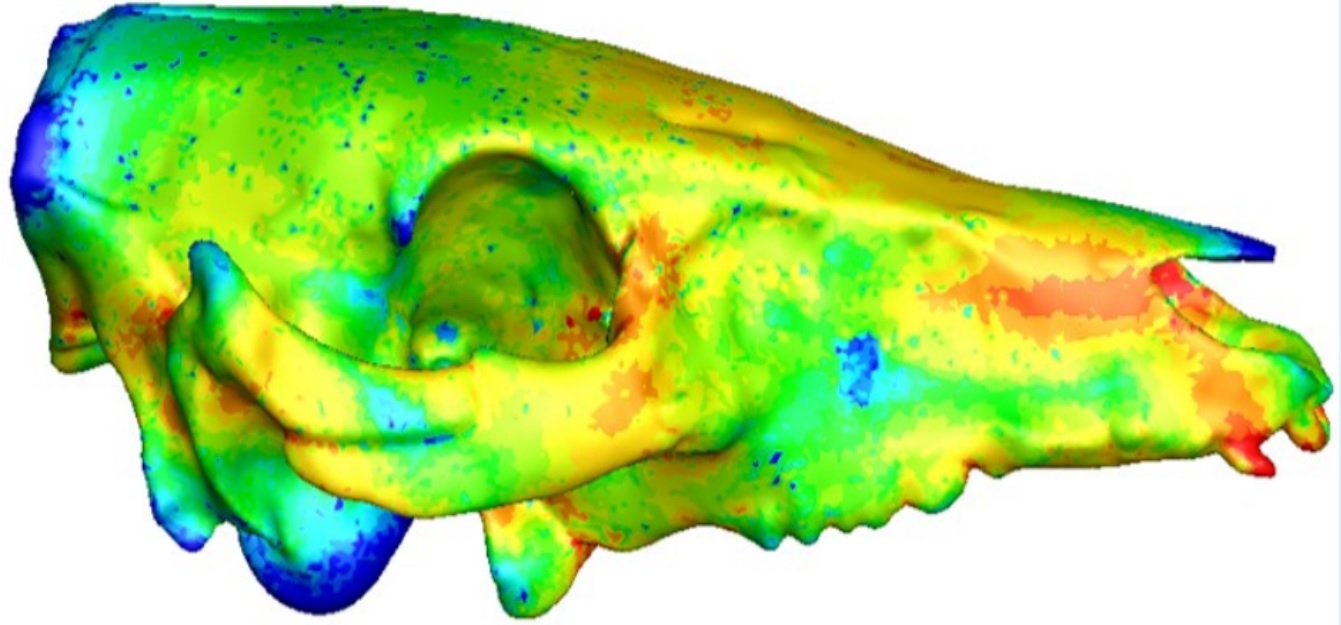
#> input picture Images/pigskull.jpg, 1341 x 625 px
$ python HW2.py
#> lines starting #> are read from the running program, lines starting #| are printed output that depends on the picture
import numpy as np
import matplotlib.pyplot as plt
import cv2
from sklearn.decomposition import PCA


def normalize_image(img):
    img = np.clip(img, 0, 255)
    return np.uint8((img - img.min()) / (img.max() - img.min()) * 255) if img.max() > img.min() else img


def svd_decomposition(matrix):
    U, S, Vt = np.linalg.svd(matrix, full_matrices=False)
    return U, S, Vt


def reconstruct_from_svd(U, S, Vt, num_components):
    S_reduced = np.zeros((U.shape[1], Vt.shape[0]))  # Ensure correct shape
    np.fill_diagonal(S_reduced[:num_components, :num_components], S[:num_components])
    return np.dot(U[:, :num_components], np.dot(S_reduced[:num_components, :num_components], Vt[:num_components, :]))


def svd_compression(image, num_components):
    return normalize_image(reconstruct_from_svd(*svd_decomposition(image), num_components))


def pca_compression(image, num_components):
    pca = PCA(n_components=num_components)
    transformed = pca.fit_transform(image)
    reconstructed = pca.inverse_transform(transformed)
    return normalize_image(reconstructed)


def plot_images(original, svd_images, pca_images, percentages):
    fig, axes = plt.subplots(len(percentages) + 1, 3, figsize=(10, 10))
    axes[0, 0].imshow(original, cmap='gray')
    axes[0, 0].set_title("Original Image")

    for i, percent in enumerate(percentages):
        axes[i + 1, 0].imshow(svd_images[i], cmap='gray')
        axes[i + 1, 0].set_title(f"SVD {percent}%")

        axes[i + 1, 1].imshow(pca_images[i], cmap='gray')
        axes[i + 1, 1].set_title(f"PCA {percent}%")

    plt.tight_layout()
    plt.show()


def plot_reconstruction_error(S_svd, S_pca, frobenius_errors_svd, frobenius_errors_pca, percentages):
    plt.figure(figsize=(8, 5))
    plt.plot(percentages, np.cumsum(S_svd[:len(percentages)]) / np.sum(S_svd),
             label='SVD Eigenvalues (Variance Contribution)', color='blue')
    plt.plot(percentages, np.cumsum(S_pca[:len(percentages)]) / np.sum(S_pca),
             label='PCA Eigenvalues (Variance Contribution)', color='green')
    plt.plot(percentages, np.log10(frobenius_errors_svd), label='SVD Frobenius Norm Error (log scale)', color='red')
    plt.plot(percentages, np.log10(frobenius_errors_pca), label='PCA Frobenius Norm Error (log scale)', color='orange')
    plt.xlabel('Number of Eigenvalues/Eigenvectors Used')
    plt.ylabel('Log(Error)/Variance Contribution')
    plt.title('Reconstruction Quality Assessment')
    plt.legend()
    plt.grid()
    plt.show()


# Set dimensions for the matrix (M x P with m <= p)
np.random.seed(42)
m, p = 10, 15  # 6 samples, 3 features
A = np.random.randn(m, p)  # Generate a random matrix

# Perform SVD decomposition
U, S, Vt = np.linalg.svd(A, full_matrices=False)

# Reconstruct the matrix using all singular values
A_reconstructed = U @ np.diag(S) @ Vt

# Compute reconstruction error using Frobenius norm
error = np.linalg.norm(A - A_reconstructed, 'fro')

# Print results
print("Original Matrix A:")
print(A)
print("\nSingular Values:")
print(S)
print("\nReconstruction Error (should be close to zero):", error)
# Load the image
image_path = "../Images/pigskull.jpg"
original_image = cv2.imread(image_path, cv2.IMREAD_GRAYSCALE)
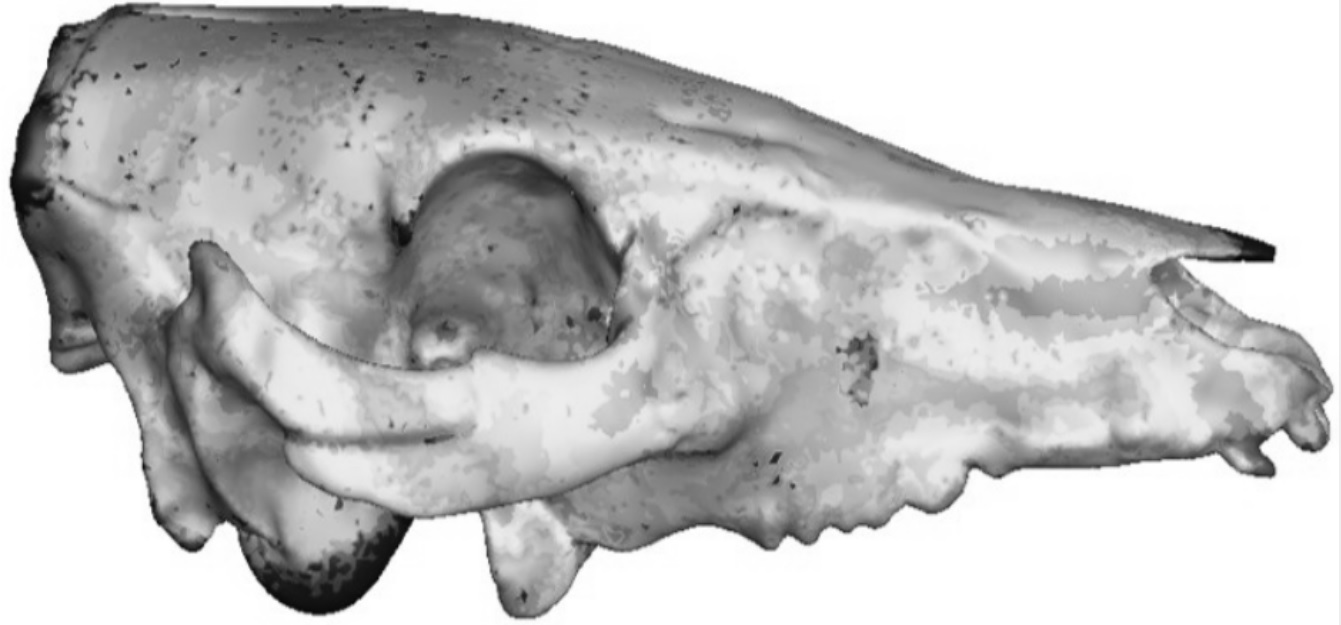
#> original_image: shape (625, 1341); min 6, max 255, mean 194.4

if original_image is None:
    raise FileNotFoundError(f"Could not load image at {image_path}. Check the path and file existence.")

print("Original Image Shape:", original_image.shape)
#| Original Image Shape: (625, 1341)

# Define component percentages
percentages = [10, 25, 50, 100]
num_pixels = min(original_image.shape[:2])  # Use the smaller dimension
#> num_pixels = 625

# Apply SVD and PCA
svd_images = [svd_compression(original_image, max(1, num_pixels * p // 100)) for p in percentages]
#> in svd_decomposition, `U, S, Vt = np.linalg.svd(matrix, full_matrices=False)`:
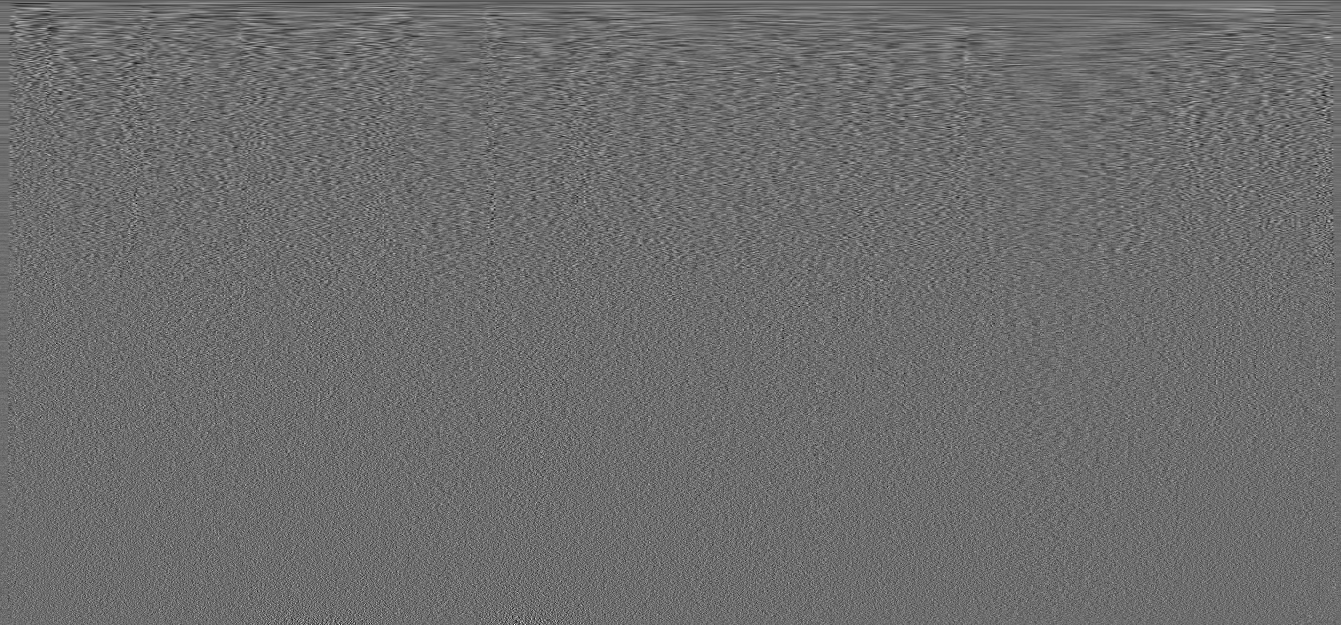
#> Vt: shape (625, 1341) float64; min -0.173, max 0.23, mean -5.1e-05; drawn with min black and max white
#> in svd_decomposition, `U, S, Vt = np.linalg.svd(matrix, full_matrices=False)`: S = 625 values, max 180764 at index 0, min 2.31 at index 624, mean 764.5
#> in reconstruct_from_svd, `S_reduced = np.zeros((U.shape[1], Vt.shape[0]))`: S_reduced: shape (625, 625) float64; every value is 0
#> in reconstruct_from_svd, `return np.dot(U[:, :num_components], np.dot(S_reduced[:num_components,..`:
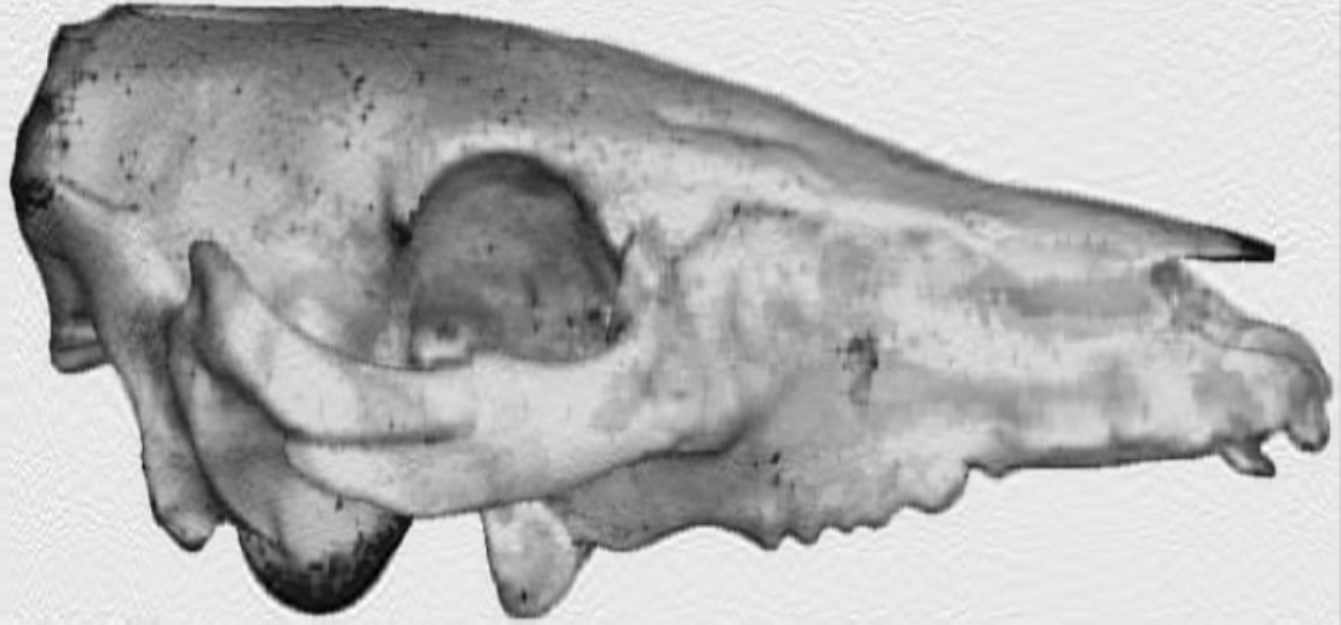
#> returned value: shape (625, 1341) float64; min -7.01, max 280.6, mean 194.4; drawn with min black and max white
#> svd_images = 4 items
pca_images = [pca_compression(original_image, max(1, num_pixels * p // 100)) for p in percentages]
#> call 2 of pca_compression, with num_components = 156
#> in pca_compression (call 2), `transformed = pca.fit_transform(image)`:
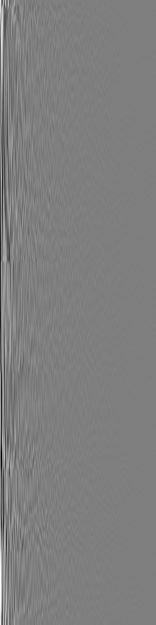
#> transformed: shape (625, 156) float64; min -1957.6, max 1964.3, mean 0; drawn with min black and max white
#> call 3 of pca_compression, with num_components = 312
#> in pca_compression (call 3), `transformed = pca.fit_transform(image)`:
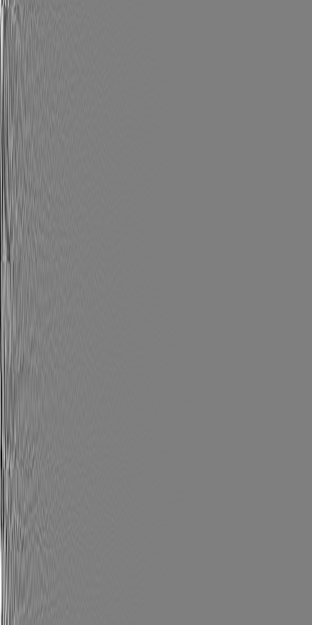
#> transformed: shape (625, 312) float64; min -1957.6, max 1964.3, mean 0; drawn with min black and max white
#> call 4 of pca_compression, with num_components = 625
#> in pca_compression (call 4), `transformed = pca.fit_transform(image)`:
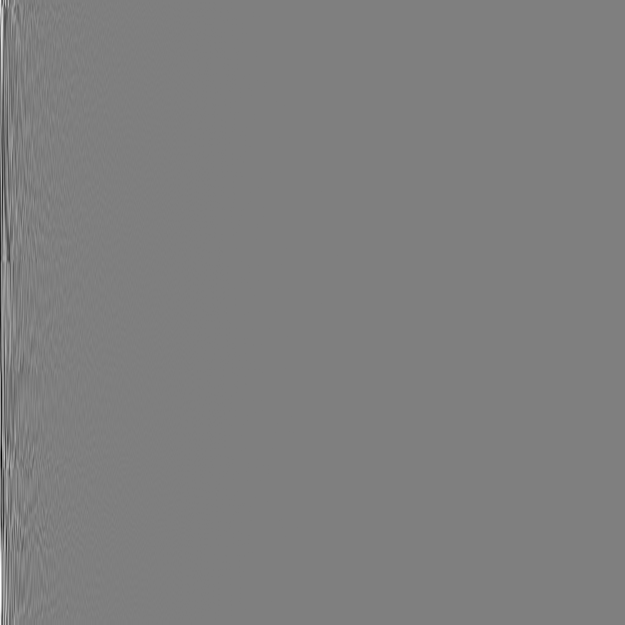
#> transformed: shape (625, 625) float64; min -1957.6, max 1964.3, mean 0; drawn with min black and max white
#> pca_images = 4 items

# Compute Frobenius norm error
frobenius_errors_svd = [np.linalg.norm(original_image - img) for img in svd_images]
#> frobenius_errors_svd = [123796.1, 84298.2, 4832.7, 2265.4]
frobenius_errors_pca = [np.linalg.norm(original_image - img) for img in pca_images]
#> frobenius_errors_pca = [123397.4, 83672.8, 4773.9, 2246.8]

# Compute singular values for PCA and SVD
S_svd = svd_decomposition(original_image)[1]
#> S_svd has the same summary as S in svd_decomposition
S_pca = PCA(n_components=num_pixels).fit(original_image).singular_values_
#> S_pca = 625 values, max 24022.2 at index 0, min 1.07e-11 at index 624, mean 494.6

# Plot results
plot_images(original_image, svd_images, pca_images, percentages)
plot_reconstruction_error(S_svd, S_pca, frobenius_errors_svd, frobenius_errors_pca, percentages)
#> in plot_reconstruction_error, `plt.show()`:
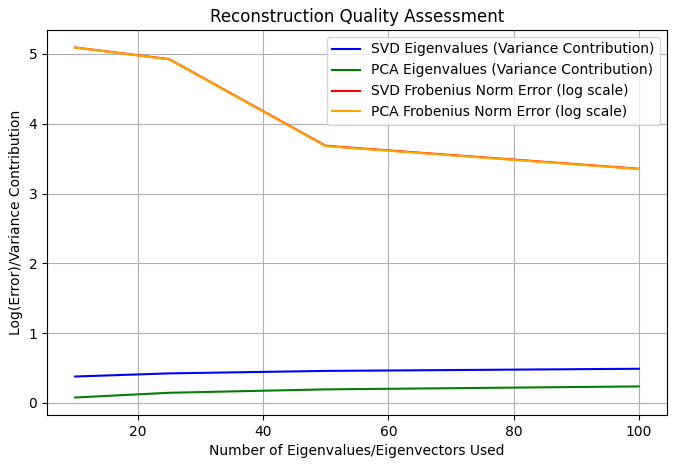
#> figure drawn by matplotlib, 1 panel
